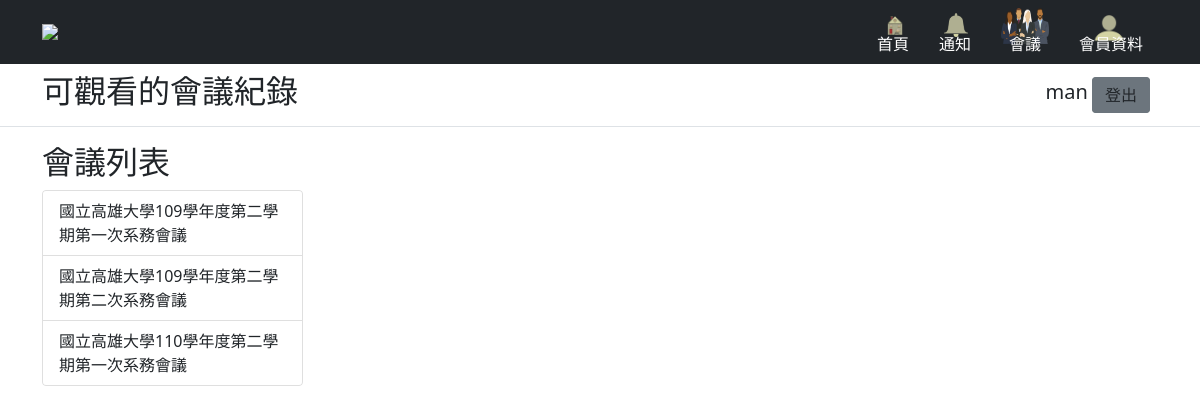
The app's page /meeting (signed in) with its own data.
### MeetingManager/models.py (models this page shows, shortened)
class Member(db.Model, UserMixin):
    id = db.Column(db.Integer, primary_key=True)
    name = db.Column(db.String(20), nullable=False)
    sex = db.Column(db.String(6), nullable=False)
    phone = db.Column(db.String(15), nullable=False)
    email = db.Column(db.String(60), nullable=False)
    identity = db.Column(db.String(10), nullable=False)
    password = db.Column(db.String(60), nullable=False)
    permission = db.Column(db.Boolean, nullable=False)
    assistant = db.relationship('Assistant', backref="personalData", uselist=False, cascade='all, delete-orphan')
    expert = db.relationship('Expert', backref="personalData", uselist=False, cascade='all, delete-orphan')
    student = db.relationship('Student', backref="personalData", uselist=False, cascade='all, delete-orphan')
    externalTeacher = db.relationship('ExternalTeacher', backref="personalData", uselist=False,
                                      cascade='all, delete-orphan')
    intramuralTeacher = db.relationship('IntramuralTeacher', backref="personalData", uselist=False,
                                        cascade='all, delete-orphan')
    attend = association_proxy('attendanceAssociation', 'meeting', creator=lambda meeting: Attend(meeting=meeting))
    @login_manager.user_loader
    def load_user(user_id):
        return Member.query.get(user_id)

class Meeting(db.Model):
    id = db.Column(db.Integer, primary_key=True)
    name = db.Column(db.String(30), unique=True, nullable=False)
    type = db.Column(db.String(10), nullable=False)
    datetime = db.Column(db.String(30), nullable=False)
    place = db.Column(db.String(30), nullable=False)
    chairman = db.Column(db.Integer, db.ForeignKey('member.id'))
    minuteTaker = db.Column(db.Integer, db.ForeignKey('member.id'))
    welcomeSpeech = db.Column(db.Text)
    announce = db.relationship('Announce', backref='meeting', lazy=True, cascade='all, delete-orphan')
    appendix = db.relationship('Appendix', backref='meeting', lazy=True, cascade='all, delete-orphan')
    discussion = db.relationship('Discussion', backref='meeting', lazy=True, cascade='all, delete-orphan')
    extempore = db.relationship('Extempore', backref='meeting', lazy=True, cascade='all, delete-orphan')
    attend = association_proxy('attendanceAssociation', 'member', creator=lambda member: Attend(member=member))

### MeetingManager/routes.py (the view)
@app.route("/meeting")
@login_required
def meeting():
    if current_user.permission:
        return redirect(url_for('meetingManage'))
    tempList = Attend.query.filter_by(memberId=current_user.id).all()  # 查詢有參與的會議
    resultList = []  # 只取其中的id和name
    for element in tempList:
        resultList.append([element.meeting.id, element.meeting.name])
    return render_template("meeting.html", meetingList=resultList)

### MeetingManager/templates/meeting.html (shortened to what this page needs)
{% extends "template.html" %}
{% block title %}
<h2>可觀看的會議紀錄</h2>
{% endblock title %}
{% block content %}
<div class="container">
    <div class="row">
        <div class="col-sm-3 col-xs-12">
            <div>
                <h2>會議列表</h2>
            </div>
            <div class="list-group" style="max-height: 300px; margin-top: 5px" id="meetingList">
                {% for meeting in meetingList %}
                    <button type="button" class="list-group-item list-group-item-action meetingBtn" data-id="{{meeting[0]}}" >{{meeting[1]}}</button>
                {% endfor %}
            </div>
        </div>
    </div>
</div>
{% endblock content %}

### MeetingManager/templates/template.html (shortened to what this page needs)
<!DOCTYPE html>
<html lang="en">
<head>
    <link href="https://cdn.jsdelivr.net/npm/bootstrap@5.0.0/dist/css/bootstrap.min.css" rel="stylesheet"
>
    <link href="https://cdnjs.cloudflare.com/ajax/libs/toastr.js/latest/css/toastr.min.css" rel="stylesheet" />
    <link rel="stylesheet" href="{{url_for('static',filename='main.css')}}">
</head>
<body>
<header>
    <div class="px-3 py-2 bg-dark text-white">
        <div class="container">
            <div class="d-flex flex-wrap align-items-center justify-content-center justify-content-lg-start">
                <img class="img-fluid d-flex align-items-center my-2 my-lg-0 me-lg-auto" src="../static/pic/NUKCS_white.png">
                <ul class="nav col-12 col-lg-auto my-2 justify-content-center my-md-0 text-small menu">
                    <li>
                        <a href="{{url_for('home')}}" class="nav-link text-white">
                            <div style="height: 24px; width:24px;">
                                <div>
                                    <img src="../static/icons/home.png" class="bi d-block mx-auto mb-1" width="36"
                                         height="36">
                                </div>
                            </div>
                            首頁
                        </a>
                    </li>
                    <li>
                        <a href="{{url_for('notification')}}" class="nav-link text-white">
                            <div style="height: 24px; width:24px; padding: 5px 5px 10px;">
                                <div>
                                    <img src="../static/icons/bell.png" class="bi d-block mx-auto mb-1" width="24"
                                         height="24">
                                </div>
                            </div>
                            通知
                        </a>
                    </li>
                    <li>
                        {% if current_user.permission %}
                        <a href="{{url_for('meetingManage')}}" class="nav-link text-white">
                        {% else %}
                        <a href="{{url_for('meeting')}}" class="nav-link text-white">
                        {% endif %}
                            <div style="height: 24px; width:48px; padding: 0px 0px 10px;">
                                <div>
                                    <img src="../static/icons/meeting.png" class="bi d-block mx-auto mb-1" width="48"
                                         height="36">
                                </div>
                            </div>
                            會議
                        </a>
                    </li>
                    <li>
                        {% if current_user.permission %}
                        <a href="{{url_for('memberManage')}}" class="nav-link text-white">
                        {% else %}
                        <a href="{{url_for('member')}}" class="nav-link text-white">
                        {% endif %}
                            <div style="height: 24px; width:24px; padding: 0px 12px 10px;">
                                <div>
                                    <img src="../static/icons/profile.png" class="bi d-block mx-auto mb-1" width="36"
                                         height="36">
                                </div>
                            </div>
                            會員資料
                        </a>
                    </li>
                </ul>
            </div>
        </div>
    </div>
    <div class="px-3 py-2 border-bottom mb-3">
        <div class="container d-flex flex-wrap justify-start-center">
            <div>
                {% block title %}
                {% endblock %}
            </div>
            <div class="text-end ms-auto">
                {% if current_user.is_authenticated %}
                <label for="logout" style="display:inline;line-height: 40px;font-size: 20px">{{current_user.name}}</label>
                <a href="{{url_for('logout')}}" id="logout" class="btn btn-secondary text-dark me-2" style="display:inline;">登出</a>
                {% else %}
                <a href="{{url_for('login')}}" class="btn btn-light text-dark me-2">Login</a>
                {% endif %}
            </div>
        </div>
    </div>
</header>
<content>
    {% block content %}
    {% endblock %}
</content>
</body>
</html>

### MeetingManager/static/main.css (style rules this page uses)
body, h1, ul, li { margin: 0; }
* { box-sizing: border-box; }
ul { list-style: none; padding-left: 0; }
a { text-decoration: none; }
.menu { clear: both; }
.menu li { text-align: center; }
.menu li a { display: block; color: #5d5d5d; }
.menu { max-height: 0; overflow: hidden; transition: 0.2s; }
@media screen and (min-width: 768px) { .menu { float: right; clear: none; max-height: 50px; } }
@media screen and (min-width: 768px) { .menu li { display: inline-block; } }
@media screen and (min-width: 768px) { .menu li a { padding: 0 15px; } }
.list-group { overflow-y: auto; }

### records on screen
Member: name "man"
Meeting: name "國立高雄大學109學年度第二學期第一次系務會議"
Meeting: name "國立高雄大學109學年度第二學期第二次系務會議"
Meeting: name "國立高雄大學110學年度第二學期第一次系務會議"
